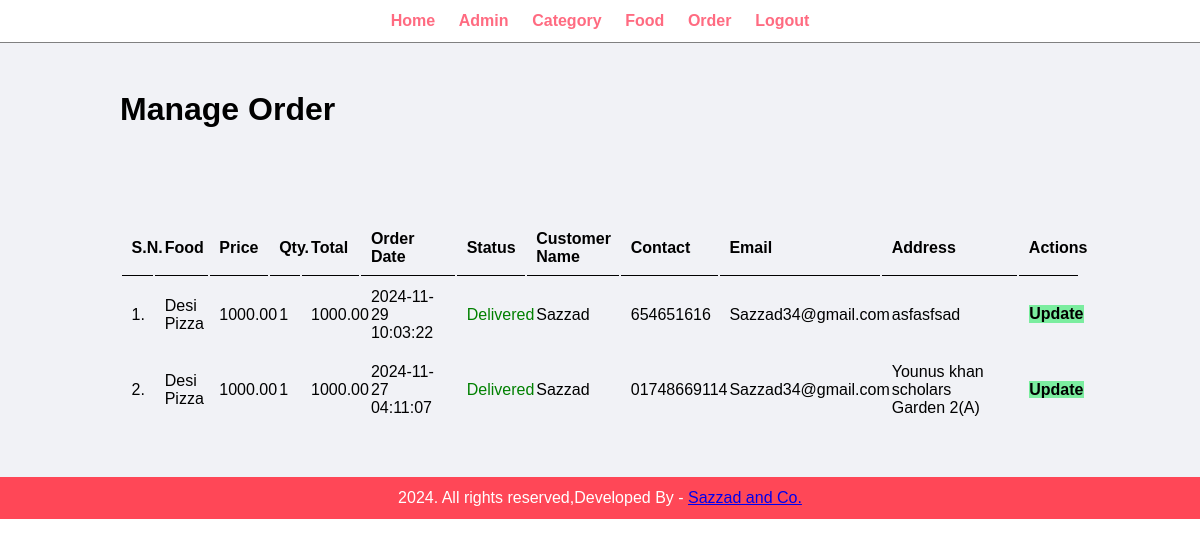
Page /admin/manage-order.php (signed in) on the committed database.
### tables this page shows
CREATE TABLE `tbl_order` (
  `id` int(10) UNSIGNED NOT NULL,
  `food` varchar(150) NOT NULL,
  `price` decimal(10,2) NOT NULL,
  `qty` int(11) NOT NULL,
  `total` decimal(10,2) NOT NULL,
  `order_date` datetime NOT NULL,
  `status` varchar(60) NOT NULL,
  `customer_name` varchar(150) NOT NULL,
  `customer_contact` varchar(30) NOT NULL,
  `customer_email` varchar(150) NOT NULL,
  `customer_address` varchar(255) NOT NULL
);

### admin/manage-order.php (the view, shortened to what this page needs)
<?php include('partials/menu.php'); ?>
<div class="main-content">
    <div class="wrapper">
        <h1>Manage Order</h1>
                <br /><br /><br />
                <br><br>
                <table class="tbl-full">
                    <tr>
                        <th>S.N.</th>
                        <th>Food</th>
                        <th>Price</th>
                        <th>Qty.</th>
                        <th>Total</th>
                        <th>Order Date</th>
                        <th>Status</th>
                        <th>Customer Name</th>
                        <th>Contact</th>
                        <th>Email</th>
                        <th>Address</th>
                        <th>Actions</th>
                    </tr>
                    <?php
                        $sql = "SELECT * FROM tbl_order ORDER BY id DESC";
                        $res = mysqli_query($conn, $sql);
                        $count = mysqli_num_rows($res);
                        $sn = 1;
                        if($count>0)
                        {
                            while($row=mysqli_fetch_assoc($res))
                            {
                                $id = $row['id'];
                                $food = $row['food'];
                                $price = $row['price'];
                                $qty = $row['qty'];
                                $total = $row['total'];
                                $order_date = $row['order_date'];
                                $status = $row['status'];
                                $customer_name = $row['customer_name'];
                                $customer_contact = $row['customer_contact'];
                                $customer_email = $row['customer_email'];
                                $customer_address = $row['customer_address'];
                                ?>
                                    <tr>
                                        <td><?php echo $sn++; ?>. </td>
                                        <td><?php echo $food; ?></td>
                                        <td><?php echo $price; ?></td>
                                        <td><?php echo $qty; ?></td>
                                        <td><?php echo $total; ?></td>
                                        <td><?php echo $order_date; ?></td>
                                        <td>
                                            <?php
                                                if($status=="Ordered")
                                                {
                                                    echo "<label>$status</label>";
                                                }
                                                elseif($status=="On Delivery")
                                                {
                                                    echo "<label style='color: orange;'>$status</label>";
                                                }
                                                elseif($status=="Delivered")
                                                {
                                                    echo "<label style='color: green;'>$status</label>";
                                                }
                                                elseif($status=="Cancelled")
                                                {
                                                    echo "<label style='color: red;'>$status</label>";
                                                }
                                            ?>
                                        </td>
                                        <td><?php echo $customer_name; ?></td>
                                        <td><?php echo $customer_contact; ?></td>
                                        <td><?php echo $customer_email; ?></td>
                                        <td><?php echo $customer_address; ?></td>
                                        <td>
                                            <a href="<?php echo SITEURL; ?>admin/update-order.php?id=<?php echo $id; ?>" class="btn-secondary">Update</a>
                                        </td>
                                    </tr>
                                <?php
                            }
                        }
                        else
                        {
                            echo "<tr><td colspan='12' class='error'>Orders not Available</td></tr>";
                        }
                    ?>
                </table>
    </div>
</div>
<?php include('partials/footer.php'); ?>

### css/admin.css (style rules this page uses)
* { margin: 0; padding: 0; font-family: Arial, Helvetica, sans-serif; }
.wrapper { padding: 1%; width: 80%; margin: 0 auto; }
.tbl-full { width: 100%; }
table tr th { border-bottom: 1px solid black; padding: 1%; text-align: left; }
table tr td { padding: 1%; }
.btn-secondary { background-color: #7bed9f; padding: 1%; color: black; text-decoration: none; font-weight: bold; }
.main-content { background-color: #f1f2f6; padding: 3% 0; }

### rows in the picture
tbl_order: food "Desi Pizza", price "1000.00", qty "1", total "1000.00", order_date "2024-11-29 10:03:22", status "Delivered", customer_name "Sazzad", customer_contact "654651616", customer_email "Sazzad34@gmail.com", customer_address "asfasfsad"
tbl_order: food "Desi Pizza", price "1000.00", qty "1", total "1000.00", order_date "2024-11-27 04:11:07", status "Delivered", customer_name "Sazzad", customer_contact "01748669114", customer_email "Sazzad34@gmail.com", customer_address "Younus khan scholars Garden 2(A)"
